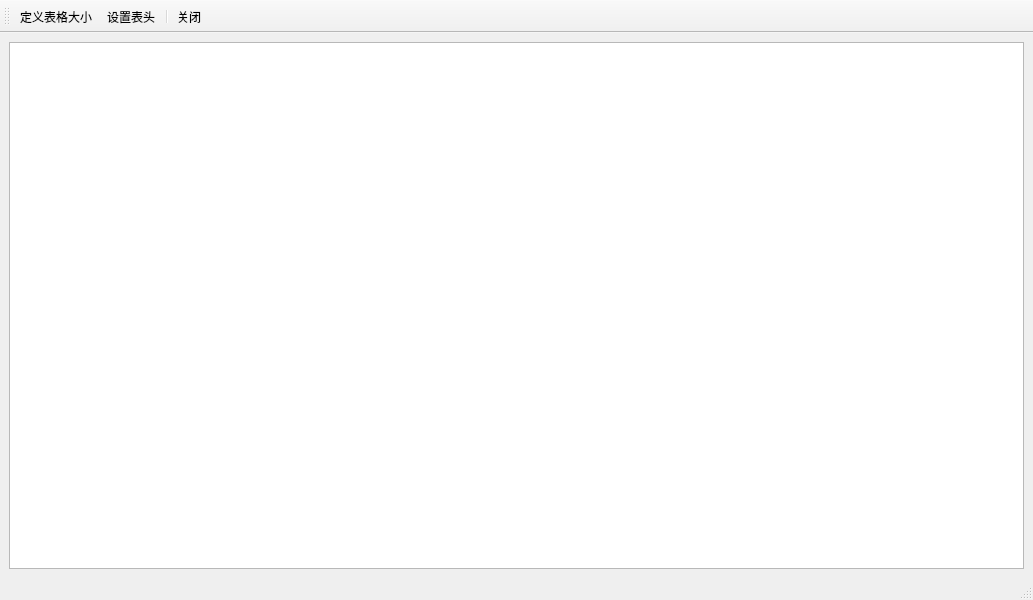
<?xml version="1.0" encoding="UTF-8"?>
<ui version="4.0">
 <class>table_form</class>
 <widget class="QMainWindow" name="table_form">
  <property name="geometry">
   <rect>
    <x>0</x>
    <y>0</y>
    <width>1033</width>
    <height>600</height>
   </rect>
  </property>
  <property name="windowTitle">
   <string>table_form</string>
  </property>
  <widget class="QWidget" name="centralwidget">
   <layout class="QGridLayout" name="gridLayout">
    <item row="0" column="0">
     <widget class="QTableView" name="tableView"/>
    </item>
   </layout>
  </widget>
  <widget class="QStatusBar" name="statusbar"/>
  <widget class="QToolBar" name="toolBar">
   <property name="windowTitle">
    <string>toolBar</string>
   </property>
   <property name="toolButtonStyle">
    <enum>Qt::ToolButtonTextUnderIcon</enum>
   </property>
   <attribute name="toolBarArea">
    <enum>TopToolBarArea</enum>
   </attribute>
   <attribute name="toolBarBreak">
    <bool>false</bool>
   </attribute>
   <addaction name="actionSheetSize"/>
   <addaction name="actionSheetHeader"/>
   <addaction name="separator"/>
   <addaction name="actionClose"/>
  </widget>
  <action name="actionSheetSize">
   <property name="icon">
    <iconset resource="multi_window.qrc">
     <normaloff>:/images/icon_multi_window/230.bmp</normaloff>:/images/icon_multi_window/230.bmp</iconset>
   </property>
   <property name="text">
    <string>定义表格大小</string>
   </property>
  </action>
  <action name="actionSheetHeader">
   <property name="icon">
    <iconset resource="multi_window.qrc">
     <normaloff>:/images/icon_multi_window/516.bmp</normaloff>:/images/icon_multi_window/516.bmp</iconset>
   </property>
   <property name="text">
    <string>设置表头</string>
   </property>
  </action>
  <action name="actionClose">
   <property name="icon">
    <iconset resource="multi_window.qrc">
     <normaloff>:/images/icon_multi_window/132.bmp</normaloff>:/images/icon_multi_window/132.bmp</iconset>
   </property>
   <property name="text">
    <string>关闭</string>
   </property>
  </action>
 </widget>
 <resources>
  <include location="multi_window.qrc"/>
 </resources>
 <connections/>
</ui>
